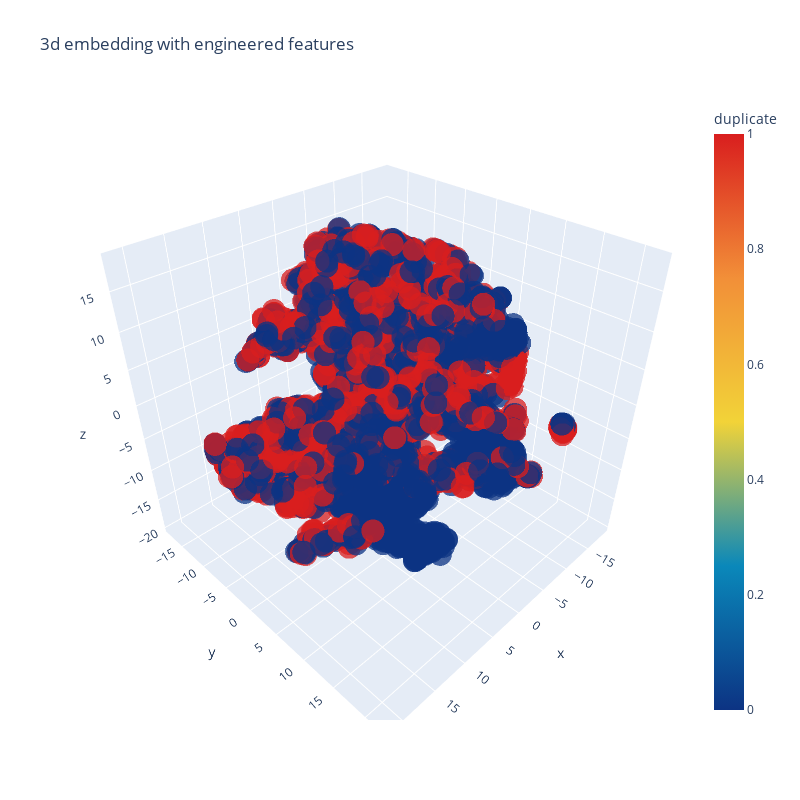

The code cell stored with this chart in its notebook:
### Code cell
trace1 = go.Scatter3d(
    x=tsne3d[:,0],
    y=tsne3d[:,1],
    z=tsne3d[:,2],
    mode='markers',
    marker=dict(
        sizemode='diameter',
        color = Y,
        colorscale = 'Portland',
        colorbar = dict(title = 'duplicate'),
        line=dict(color='rgb(255, 255, 255)'),
        opacity=0.75
    )
)

data=[trace1]
layout=dict(height=800, width=800, title='3d embedding with engineered features')
fig=dict(data=data, layout=layout)
py.iplot(fig, filename='3DBubble')
plt.show()

### Figure 1 — Plotly figure (JSON) as saved in the notebook; plotly's stock layout.template omitted (floating-point values rounded to 4 significant figures; data arrays with more than 128 entries replaced by an {"elided": "..."} marker saying what was removed)
{"data": [{"marker": {"color": {"elided": "5000 int values"}, "colorbar": {"title": {"text": "duplicate"}}, "colorscale": [[0, "rgb(12,51,131)"], [0.25, "rgb(10,136,186)"], [0.5, "rgb(242,211,56)"], [0.75, "rgb(242,143,56)"], [1, "rgb(217,30,30)"]], "line": {"color": "rgb(255, 255, 255)"}, "opacity": 0.75, "sizemode": "diameter"}, "mode": "markers", "x": {"elided": "5000 float values"}, "y": {"elided": "5000 float values"}, "z": {"elided": "5000 float values"}, "type": "scatter3d"}], "layout": {"height": 800, "title": {"text": "3d embedding with engineered features"}, "width": 800}}
